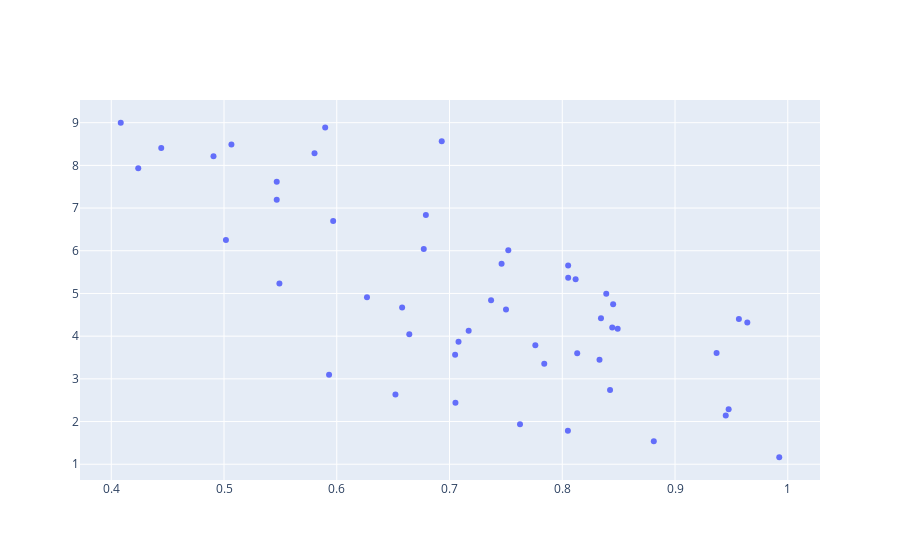

Source (notebook cell):
### Code cell
def generate_next_P(N_next,sorted_P):
    P=[]
    cur=0
    for font in sorted_P:
        cur+=len(font)
        if(N_next-cur<0):
            ans=crowding_dist_sort(font)
            P.extend(ans[:N_next-len(P)])
            return P
        elif(N_next==cur):
            P.extend(font)
            return P
        else:
            P.extend(font)

Ptt=generate_next_P(N_next,sorted_P)
objects(Ptt).plot()

### Figure 1 — Plotly figure (JSON) as saved in the notebook; plotly's stock layout.template omitted (floating-point values rounded to 4 significant figures)
{"data": [{"mode": "markers", "type": "scatter", "x": [0.5017, 0.4239, 0.4084, 0.7053, 0.6521, 0.9924, 0.5491, 0.805, 0.8812, 0.5932, 0.4443, 0.4907, 0.5468, 0.5968, 0.705, 0.5468, 0.7625, 0.658, 0.5066, 0.6643, 0.945, 0.5803, 0.784, 0.708, 0.8424, 0.7761, 0.6268, 0.833, 0.9476, 0.5898, 0.8132, 0.9369, 0.717, 0.8443, 0.6772, 0.8343, 0.7501, 0.8491, 0.7369, 0.8118, 0.7462, 0.8052, 0.8451, 0.9641, 0.839, 0.679, 0.8052, 0.7521, 0.9567, 0.6931], "y": [6.251, 7.932, 8.998, 2.438, 2.634, 1.164, 5.235, 1.786, 1.539, 3.097, 8.408, 8.212, 7.195, 6.695, 3.566, 7.619, 1.935, 4.671, 8.489, 4.045, 2.143, 8.285, 3.355, 3.869, 2.738, 3.787, 4.909, 3.45, 2.285, 8.885, 3.601, 3.607, 4.124, 4.201, 6.043, 4.422, 4.627, 4.175, 4.839, 5.335, 5.696, 5.365, 4.746, 4.322, 4.992, 6.838, 5.654, 6.012, 4.4, 8.566]}], "layout": {}}
